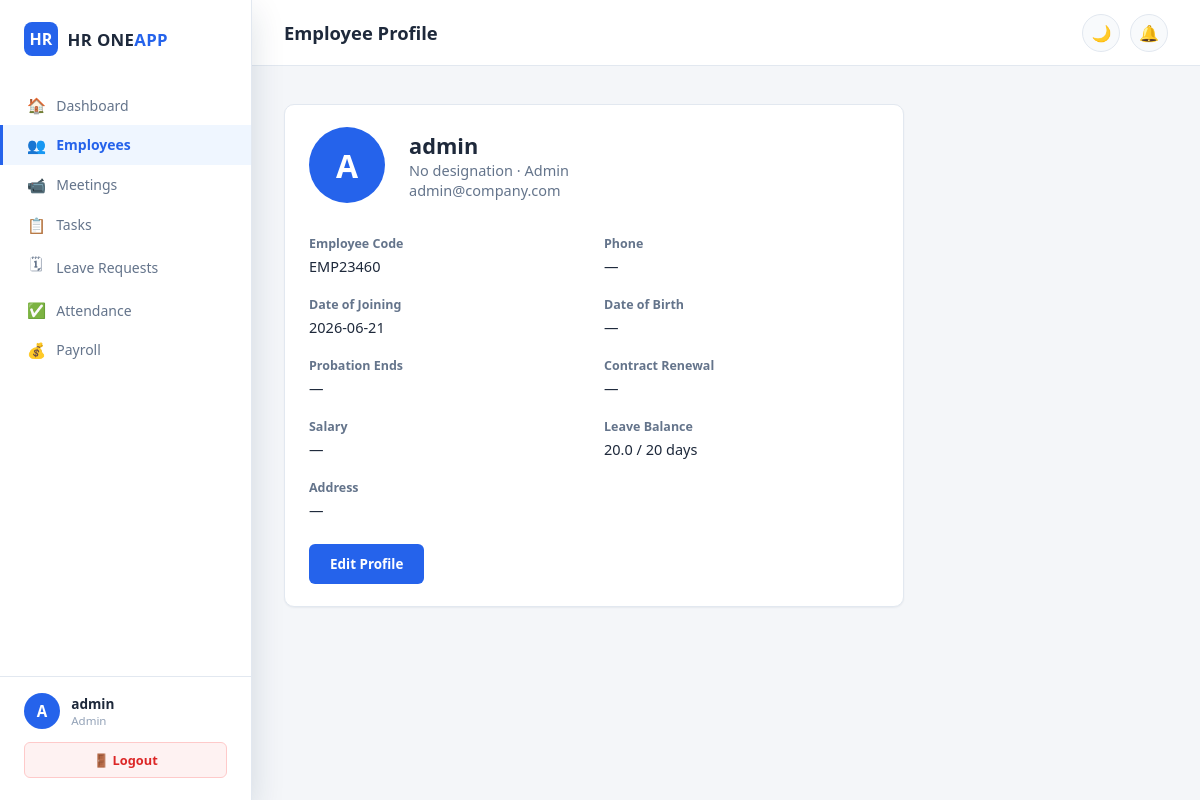
Page /employee/1 (signed in) on the committed database.
### models.py (models this page shows, shortened)
class User(db.Model):
    __tablename__ = 'users'
    id            = db.Column(db.Integer, primary_key=True)
    name          = db.Column(db.String(100), nullable=False)
    email         = db.Column(db.String(150), unique=True, nullable=False)
    password_hash = db.Column(db.String(256), nullable=False)
    role          = db.Column(db.String(20), default='employee')   # admin | hr | employee
    is_active     = db.Column(db.Boolean, default=True)
    created_at    = db.Column(db.DateTime, default=datetime.utcnow)

class Employee(db.Model):
    __tablename__   = 'employees'
    id              = db.Column(db.Integer, primary_key=True)
    user_id         = db.Column(db.Integer, db.ForeignKey('users.id'), nullable=False)
    department_id   = db.Column(db.Integer, db.ForeignKey('departments.id'), nullable=True)
    employee_code   = db.Column(db.String(20), unique=True, nullable=False)
    phone           = db.Column(db.String(15))
    address         = db.Column(db.Text)
    date_of_birth   = db.Column(db.Date)
    date_of_joining = db.Column(db.Date, default=datetime.utcnow)
    designation     = db.Column(db.String(100))
    salary          = db.Column(db.Float, default=0.0)
    probation_end   = db.Column(db.Date)
    contract_end    = db.Column(db.Date)
    leave_balance   = db.Column(db.Float, default=20.0)   # remaining annual leave days; half-day = 0.5
    created_at      = db.Column(db.DateTime, default=datetime.utcnow)
    user = db.relationship('User', backref='employee_profile', lazy=True)

### routes/employee.py (the view)
@employee_bp.route('/<int:emp_id>')
@login_required
def detail(emp_id):
    emp, user = db.session.query(Employee, User).join(
        User, Employee.user_id == User.id).filter(Employee.id == emp_id).first_or_404()
    return render_template('employee/detail.html', emp=emp, user=user)

### templates/employee/detail.html (shortened to what this page needs)
{% extends "base.html" %}
{% block page_title %}Employee Profile{% endblock %}
{% block content %}
<div class="card" style="max-width:620px;">
  <div style="display:flex;align-items:center;gap:1.5rem;margin-bottom:2rem;">
    <div class="big-avatar">{{ user.name[0]|upper }}</div>
    <div>
      <h2>{{ user.name }}</h2>
      <p style="color:var(--text-muted);">{{ emp.designation or 'No designation' }} · {{ user.role|capitalize }}</p>
      <p style="color:var(--text-muted);">{{ user.email }}</p>
    </div>
  </div>
  <div class="detail-grid">
    <div><label>Employee Code</label><p>{{ emp.employee_code }}</p></div>
    <div><label>Phone</label><p>{{ emp.phone or '—' }}</p></div>
    <div><label>Date of Joining</label><p>{{ emp.date_of_joining or '—' }}</p></div>
    <div><label>Date of Birth</label><p>{{ emp.date_of_birth or '—' }}</p></div>
    <div><label>Probation Ends</label><p>{{ emp.probation_end or '—' }}</p></div>
    <div><label>Contract Renewal</label><p>{{ emp.contract_end or '—' }}</p></div>
    <div><label>Salary</label><p>{% if emp.salary %}₹{{ '%.2f'|format(emp.salary) }}{% else %}—{% endif %}</p></div>
    <div><label>Leave Balance</label><p>{{ '%.1f'|format(emp.leave_balance if emp.leave_balance is not none else 20.0) }} / 20 days</p></div>
    <div><label>Address</label><p>{{ emp.address or '—' }}</p></div>
  </div>
  {% if session.user_role in ['admin','hr'] %}
  <a href="{{ url_for('employee.edit', emp_id=emp.id) }}" class="btn btn-primary" style="margin-top:1.5rem;">Edit Profile</a>
  {% endif %}
</div>
{% endblock %}

### static/css/style.css (style rules this page uses)
:root { --navy: #0f2747; --navy-light: #1e3a5f; --navy-soft: #f0f4f8; --accent: #2563eb; --accent-soft: #eff6ff; --success: #16a34a; --danger: #dc2626; --warning: #d97706; --purple: #7c3aed; --bg: #f4f6f9; --surface: #ffffff; --surface-2: #f8fafc; --border: #e2e8f0; --text: #1e293b; --text-muted: #64748b; --text-faint: #94a3b8; --radius-sm: 6px; --radius: 10px; --radius-lg: 14px; --shadow-sm: 0 1px 2px rgba(15,39,71,.06); --shadow: 0 2px 8px rgba(15,39,71,.08); --shadow-lg: 0 12px 32px rgba(15,39,71,.14); }
* { margin:0;padding:0;box-sizing:border-box; }
html,body { height:100%; }
body { font-family:'Segoe UI',-apple-system,BlinkMacSystemFont,'Inter',sans-serif; background:var(--bg); color:var(--text); transition:background .25s,color .25s; font-size:14.5px; }
a { text-decoration:none;color:inherit; }
.card { background:var(--surface);border-radius:var(--radius);padding:1.4rem 1.5rem; box-shadow:var(--shadow-sm);border:1px solid var(--border);margin-bottom:1.5rem; }
.btn { display:inline-flex;align-items:center;gap:.4rem;padding:.62rem 1.25rem; border-radius:var(--radius-sm);font-size:.84rem;font-weight:600;cursor:pointer;border:1px solid transparent; transition:.15s; }
.btn-primary { background:var(--accent);color:#fff; }
.big-avatar { width:76px;height:76px;border-radius:50%;background:var(--accent); display:flex;align-items:center;justify-content:center;font-size:2rem;font-weight:700;color:#fff; }
.detail-grid { display:grid;grid-template-columns:1fr 1fr;gap:1.25rem; }
.detail-grid label { font-size:.78rem;color:var(--text-muted);display:block;margin-bottom:.25rem;font-weight:600; }
.detail-grid p { font-weight:500; }

### rows in the picture
User: name "A", name "admin", role "Admin", email "admin@company.com"
Employee: designation "No designation", employee_code "EMP23460", phone "—", date_of_joining "2026-06-21", date_of_birth "—", probation_end "—", contract_end "—", leave_balance "20.0", address "—"

### other values in the picture
{{ session.user_name[0] | upper }} "A"
{{ session.user_name }} "admin"
{{ session.user_role | capitalize }} "Admin"
